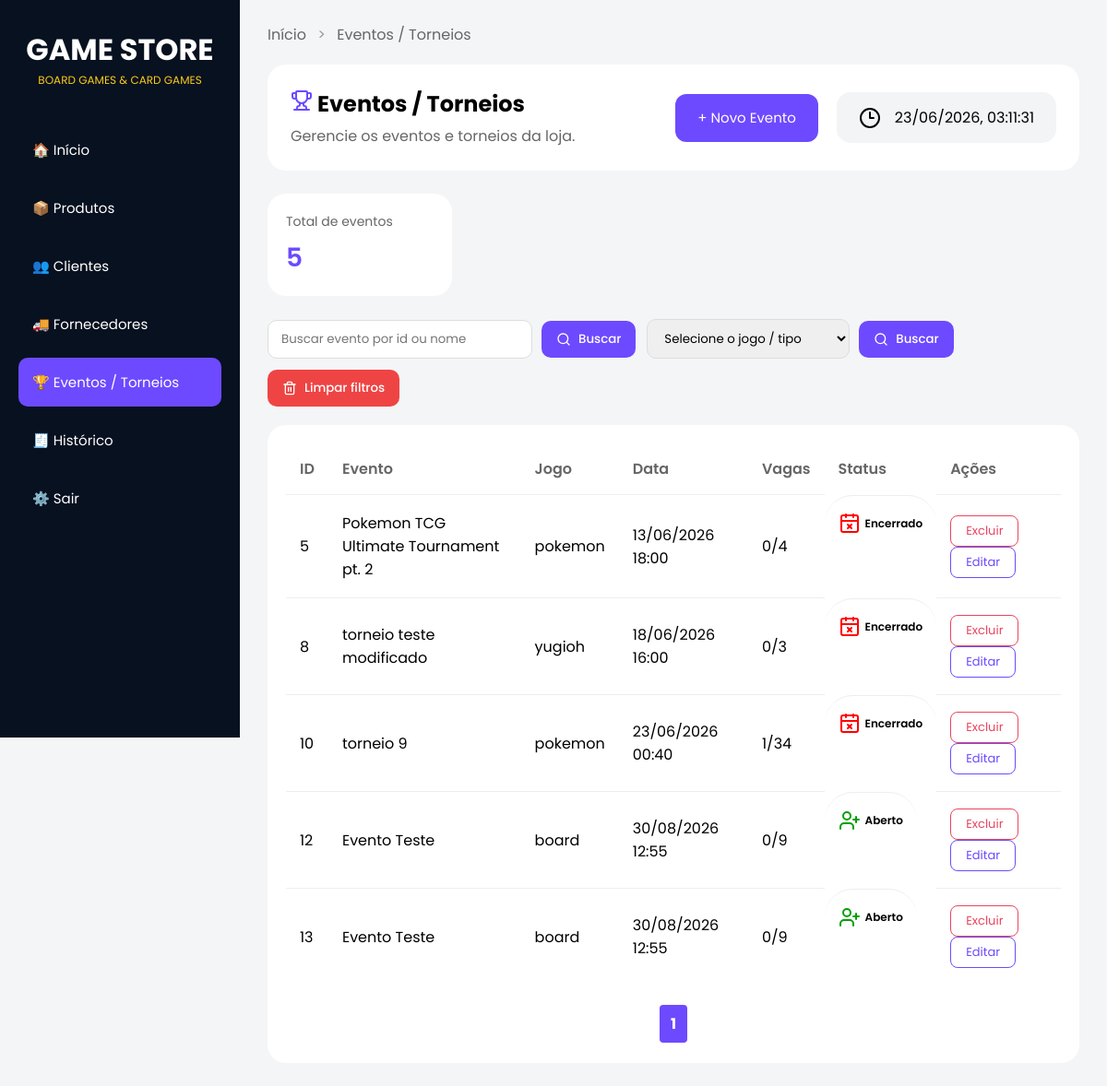
Page /eventos (signed in) on the earlier database version.
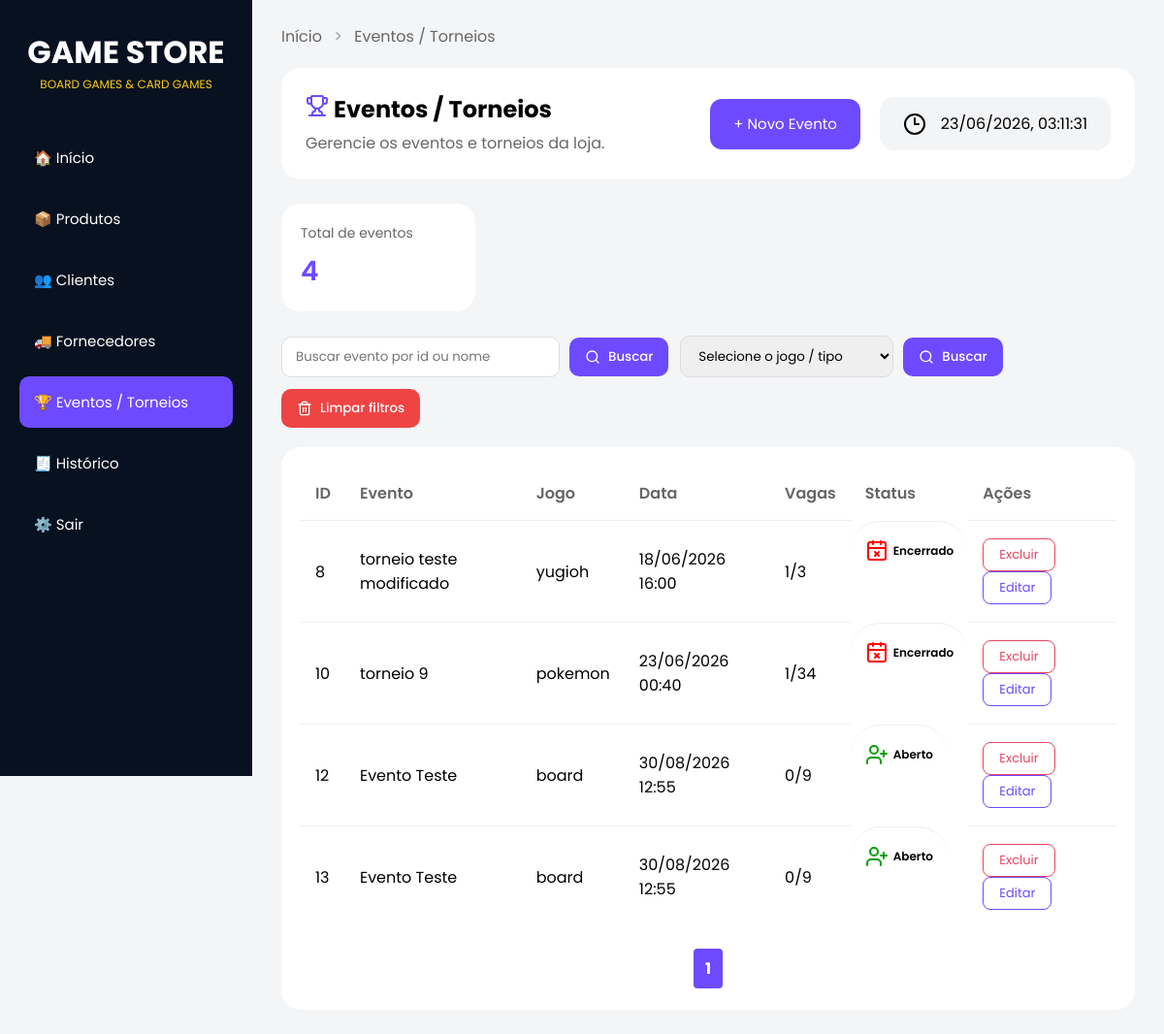
Same page on the later database version.
### tables this page shows
CREATE TABLE eventos (
            id INTEGER PRIMARY KEY AUTOINCREMENT,
            nome TEXT NOT NULL,
            jogo TEXT NOT NULL,
            data TEXT NOT NULL,
            vagas INTEGER NOT NULL
        );

### routes.py (the view)
@app.route("/eventos")
@login_required
def eventos():
    criar_tabela_eventos()
    eventos = carregar_eventos()
    dados = paginar(eventos, 5)
    return render_template(
        "eventos.html",
        eventos=dados["itens"],
        pagina=dados["pagina"],
        total_paginas=dados["total_paginas"],
        total_eventos=len(eventos),
        modo="criar",
        em_busca=False
    )

### database.py (called while the page is built)
def conectar():
    return sqlite3.connect(CAMINHO_BANCO)

### modules/eventos.py (called while the page is built)
def adicionar_status_eventos(lista):
    eventos_com_status = []
    for evento in lista:
        vagas = vagas_disponiveis(evento[0])
        status = obter_status_evento(
            evento[3],
            vagas
        )
        vagasOcupadas = evento[4] - vagas
        evento = list(evento)
        evento[3] = formatar_data(evento[3])
        evento.append(vagasOcupadas)
        evento.append(status)
        eventos_com_status.append(evento)
    return eventos_com_status

def carregar_eventos():
    lista = listar_eventos()
    return adicionar_status_eventos(lista)

def criar_tabela_eventos():
    conn = conectar()
    cursor = conn.cursor()
    cursor.execute("""
        CREATE TABLE IF NOT EXISTS eventos (
            id INTEGER PRIMARY KEY AUTOINCREMENT,
            nome TEXT NOT NULL,
            jogo TEXT NOT NULL,
            data TEXT NOT NULL,
            vagas INTEGER NOT NULL
        )
    """)
    conn.commit()
    conn.close()

### modules/reutilizaveis.py (called while the page is built)
def formatar_data(data):
    return datetime.strptime(
        data,
        "%Y-%m-%dT%H:%M"
    ).strftime("%d/%m/%Y %H:%M")

### templates/eventos.html (shortened to what the changed rows need)
<!doctype html>
<html lang="pt-BR">
<head>
  <link rel="stylesheet" href="{{ url_for('static', filename='eventos.css') }}" />
</head>
<body>
  <div class="sidebar">
    <div class="logo">
      <h1>GAME STORE</h1>
    </div>
  </div>
  <main class="main">
    <section class="topo">
      <div class="titulo-subt">
        <h1><i data-lucide="trophy" class="lucide-trophy"></i> Eventos / Torneios</h1>
      </div>
    </section>
    <div class="card-resumo">
      <div class="resumo-item">
        <span class="resumo-label">Total de eventos</span>
        <strong class="resumo-valor">{{ total_eventos }}</strong>
      </div>
    </div>
    <div class="card-tabela">
      <table class="tabela-eventos">
        <thead>
          <tr>
            <th>ID</th>
            <th>Evento</th>
            <th>Jogo</th>
            <th>Data</th>
            <th>Vagas</th>
            <th>Status</th>
            <th>Ações</th>
          </tr>
        </thead>
        <tbody>
          {% if eventos %}
          {% for evento in eventos %}
          <tr>
            <td>{{ evento[0] }}</td>
            <td>{{ evento[1] }}</td>
            <td>{{ evento[2] }}</td>
            <td>{{ evento[3] }}</td>
            <td>{{ evento[5] }}/{{ evento[4] }}</td>
            {% if evento[6] == "Encerrado" %}
            <td class="status"><i data-lucide="calendar-x" class="lucide-status" id="calendar-x"></i> {{ evento[6] }}
            </td>
            {% elif evento[6] == "Lotado" %}
            <td class="status"><i data-lucide="user-round-x" class="lucide-status" id="user-round-x"></i> {{ evento[6]
              }}</td>
            {% else %}
            <td class="status"><i data-lucide="user-plus" class="lucide-status" id="user-plus"></i> {{ evento[6] }}</td>
            {% endif %}
            <td>
              <form action="/eventos/excluir/{{ evento[0] }}" method="POST" style="display:inline;">
                <button type="submit" class="btn-excluir">Excluir</button>
              </form>
              <form action="/eventos/editar/{{ evento[0] }}" method="GET" style="display:inline;">
                <button type="submit" class="btn-editar">Editar</button>
              </form>
            </td>
          </tr>
          {% endfor %}
          {% else %}
          <tr>
            <td colspan="8">Nenhum evento encontrado</td>
          </tr>
          {% endif %}
        </tbody>
      </table>
      {% if not em_busca %}
      <div class="paginacao">
        {% for p in range(1, total_paginas + 1) %}
        <a href="?pagina={{ p }}" {% if p==pagina %}class="ativo" {% endif %}>
          {{ p }}
        </a>
        {% endfor %}
      </div>
      {% endif %}
    </div>
  </main>
</body>
</html>

Differences in the rows shown:
removed eventos: id "5", nome "Pokemon TCG Ultimate Tournament pt. 2", jogo "pokemon", data "13/06/2026 18:00", evento "0", vagas "4", evento "Encerrado"
computed for eventos "torneio teste modificado": evento "0" → "1"
Other differences:
{{ total_eventos }}: "5" → "4"
